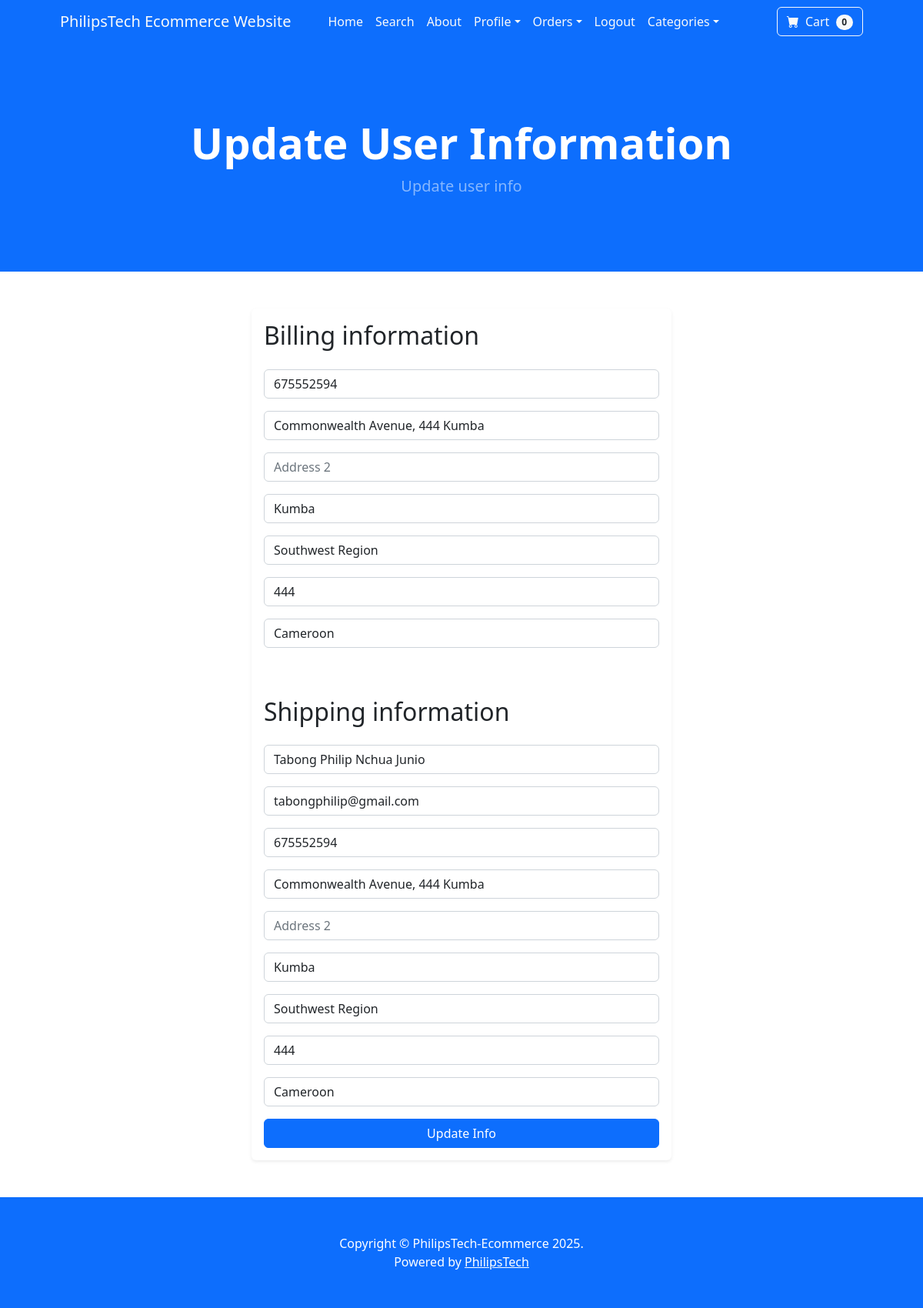
The page /update_info/ (signed in) on the database its author committed.
### Store/models.py (models this page shows, shortened)
class Profile(models.Model):
    user = models.OneToOneField(User, on_delete=models.CASCADE)
    date_modified = models.DateTimeField(User, auto_now=True)
    phone = models.CharField(max_length=20, blank=True)
    address_1 = models.CharField(max_length=100, blank=True)
    address_2 = models.CharField(max_length=100, blank=True)
    city = models.CharField(max_length=100, blank=True)
    state = models.CharField(max_length=100, blank=True)
    zipcode = models.CharField(max_length=100, blank=True)
    country = models.CharField(max_length=100, blank=True)
    old_cart = models.CharField(max_length=100, blank=True, null=True)

### payment/models.py (models this page shows, shortened)
class ShippingAddress(models.Model):
    user = models.ForeignKey(User, on_delete=models.CASCADE, null=True, blank=True)
    shipping_full_name = models.CharField(max_length=25)
    shipping_email = models.CharField(max_length=25)
    shipping_phone = models.CharField(max_length=15)
    shipping_address1 = models.CharField(max_length=50)
    shipping_address2 = models.CharField(max_length=50, null=True, blank=True)
    shipping_city = models.CharField(max_length=25)
    shipping_state = models.CharField(max_length=25)
    shipping_zipcode = models.CharField(max_length=15, null=True, blank=True)
    shipping_country = models.CharField(max_length=25)
    class Meta:
        verbose_name_plural = "Shipping Address"

### Store/views.py (the view)
# urls.py: path('update_info/', views.update_info, name='update_info'),
def update_info(request):
    if request.user.is_authenticated:
        current_user = Profile.objects.get(user__id=request.user.id)
        shipping_user = ShippingAddress.objects.get(user__id=request.user.id)
        form = UserInfoForm(request.POST or None, instance=current_user)
        shipping_form = ShippingForm(request.POST or None, instance=shipping_user)
        if form.is_valid() and shipping_form.is_valid():
          form.save()
          shipping_form.save()
          messages.success(request, 'Your info has been updated successfully')
          return redirect('home')
        return render(request, 'update_info.html', {'form':form, 'shipping_form':shipping_form})
    else:
        messages.success(request, 'You must be logged in before you can access this page')
        return redirect('home')

### Store/forms.py
class UserInfoForm(forms.ModelForm):
	phone = forms.CharField(label='', widget=forms.TextInput(attrs={'class':'form-control', 'placeholder':'Phone Number'}), required=False)
	address_1 = forms.CharField(label='', widget=forms.TextInput(attrs={'class':'form-control', 'placeholder':'Address 1'}), required=False)
	address_2 = forms.CharField(label='', widget=forms.TextInput(attrs={'class':'form-control', 'placeholder':'Address 2'}), required=False)
	city = forms.CharField(label='', widget=forms.TextInput(attrs={'class':'form-control', 'placeholder':'City'}), required=False)
	state = forms.CharField(label='', widget=forms.TextInput(attrs={'class':'form-control', 'placeholder':'State'}), required=False)
	zipcode = forms.CharField(label='', widget=forms.TextInput(attrs={'class':'form-control', 'placeholder':'Zip Code'}), required=False)
	country = forms.CharField(label='', widget=forms.TextInput(attrs={'class':'form-control', 'placeholder':'Country'}), required=False)
	class Meta:
		model = Profile
		fields = ('phone', 'address_1', 'address_2', 'city', 'state', 'zipcode', 'country',)

### cart/cart.py (called while the page is built)
    def __len__(self):
        return len(self.cart)

### cart/context_processors.py (called while the page is built)
def cart_context(request):
    return {'cart': Cart(request)}

### Store/templates/update_info.html (shortened to what this page needs)
{% extends "base.html" %}
{% block content %}
     <header class="bg-primary py-5">
            <div class="container px-4 px-lg-5 my-5">
                <div class="text-center text-white">
                    <h1 class="display-4 fw-bolder">Update User Information</h1>
                    <p class="lead fw-normal text-white-50 mb-0">Update user info</p>
                </div>
            </div>
        </header>
    <div class="container py-5">
        <div class="row justify-content-center">
            <div class="col-md-6">
                <div class="card shadow-sm border-0">
                    <div class="card-body">
                        <h2 class="mb-4">Billing information</h2>
                        <form method="post" action="{% url 'update_info' %}">
                            {{ form.as_p }}
                            <br><br>
                        <h2 class="mb-4">Shipping information</h2>
                            {{ shipping_form.as_p }}
                            <button type="submit" class="btn btn-primary w-100">Update Info</button>
                        </form>
                    </div>
                </div>
            </div>
        </div>
    </div>
{% endblock %}

### rows shown on the page
Profile: phone "675552594", address_1 "Commonwealth Avenue, 444 Kumba", city "Kumba", state "Southwest Region", zipcode "444", country "Cameroon"
ShippingAddress: shipping_full_name "Tabong Philip Nchua Junio", shipping_email "tabongphilip@gmail.com", shipping_phone "675552594", shipping_address1 "Commonwealth Avenue, 444 Kumba", shipping_city "Kumba", shipping_state "Southwest Region", shipping_zipcode "444", shipping_country "Cameroon"

### other values the page prints
{{ cart | length }} "0"
